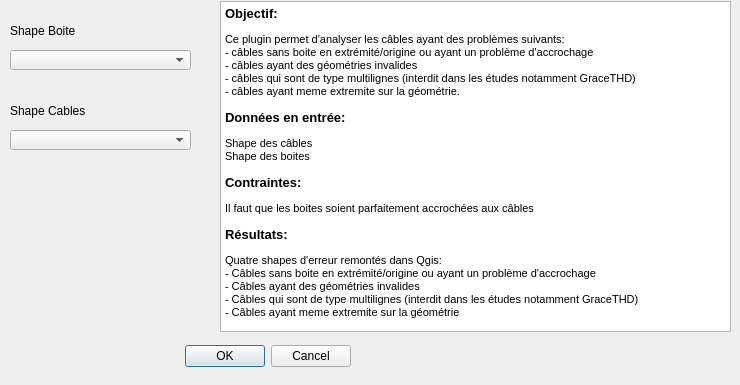
<?xml version="1.0" encoding="UTF-8"?>
<ui version="4.0">
 <class>Control_Avant_DetectionDialogBase</class>
 <widget class="QDialog" name="Control_Avant_DetectionDialogBase">
  <property name="geometry">
   <rect>
    <x>0</x>
    <y>0</y>
    <width>740</width>
    <height>385</height>
   </rect>
  </property>
  <property name="windowTitle">
   <string>Control_Avant_Detection</string>
  </property>
  <widget class="QDialogButtonBox" name="button_box">
   <property name="geometry">
    <rect>
     <x>10</x>
     <y>340</y>
     <width>341</width>
     <height>32</height>
    </rect>
   </property>
   <property name="orientation">
    <enum>Qt::Horizontal</enum>
   </property>
   <property name="standardButtons">
    <set>QDialogButtonBox::Cancel|QDialogButtonBox::Ok</set>
   </property>
  </widget>
  <widget class="QComboBox" name="comboBoite">
   <property name="geometry">
    <rect>
     <x>10</x>
     <y>50</y>
     <width>181</width>
     <height>20</height>
    </rect>
   </property>
  </widget>
  <widget class="QComboBox" name="comboCABLES">
   <property name="geometry">
    <rect>
     <x>10</x>
     <y>130</y>
     <width>181</width>
     <height>20</height>
    </rect>
   </property>
  </widget>
  <widget class="QLabel" name="label">
   <property name="geometry">
    <rect>
     <x>10</x>
     <y>20</y>
     <width>141</width>
     <height>21</height>
    </rect>
   </property>
   <property name="text">
    <string>Shape Boite</string>
   </property>
  </widget>
  <widget class="QLabel" name="label_2">
   <property name="geometry">
    <rect>
     <x>10</x>
     <y>100</y>
     <width>141</width>
     <height>21</height>
    </rect>
   </property>
   <property name="text">
    <string>Shape Cables</string>
   </property>
  </widget>
  <widget class="QTextBrowser" name="textBrowser">
   <property name="geometry">
    <rect>
     <x>220</x>
     <y>1</y>
     <width>511</width>
     <height>331</height>
    </rect>
   </property>
   <property name="html">
    <string>&lt;!DOCTYPE HTML PUBLIC &quot;-//W3C//DTD HTML 4.0//EN&quot; &quot;http://www.w3.org/TR/REC-html40/strict.dtd&quot;&gt;
&lt;html&gt;&lt;head&gt;&lt;meta name=&quot;qrichtext&quot; content=&quot;1&quot; /&gt;&lt;style type=&quot;text/css&quot;&gt;
p, li { white-space: pre-wrap; }
&lt;/style&gt;&lt;/head&gt;&lt;body style=&quot; font-family:'MS Shell Dlg 2'; font-size:8.25pt; font-weight:400; font-style:normal;&quot;&gt;
&lt;p style=&quot; margin-top:0px; margin-bottom:0px; margin-left:0px; margin-right:0px; -qt-block-indent:0; text-indent:0px;&quot;&gt;&lt;span style=&quot; font-size:10pt; font-weight:600;&quot;&gt;Objectif:&lt;/span&gt;&lt;/p&gt;
&lt;p style=&quot; margin-top:12px; margin-bottom:0px; margin-left:0px; margin-right:0px; -qt-block-indent:0; text-indent:0px;&quot;&gt;&lt;span style=&quot; font-family:'MS Shell Dlg 2,sans-serif'; font-size:8pt;&quot;&gt;Ce plugin permet d'analyser les câbles ayant des problèmes suivants:&lt;/span&gt;&lt;/p&gt;
&lt;p style=&quot; margin-top:0px; margin-bottom:0px; margin-left:0px; margin-right:0px; -qt-block-indent:0; text-indent:0px;&quot;&gt;&lt;span style=&quot; font-family:'MS Shell Dlg 2,sans-serif'; font-size:8pt;&quot;&gt;- câbles sans boite en extrémité/origine ou ayant un problème d'accrochage&lt;/span&gt;&lt;/p&gt;
&lt;p style=&quot; margin-top:0px; margin-bottom:0px; margin-left:0px; margin-right:0px; -qt-block-indent:0; text-indent:0px;&quot;&gt;&lt;span style=&quot; font-family:'MS Shell Dlg 2,sans-serif'; font-size:8pt;&quot;&gt;- câbles ayant des géométries invalides&lt;/span&gt;&lt;/p&gt;
&lt;p style=&quot; margin-top:0px; margin-bottom:0px; margin-left:0px; margin-right:0px; -qt-block-indent:0; text-indent:0px;&quot;&gt;&lt;span style=&quot; font-family:'MS Shell Dlg 2,sans-serif'; font-size:8pt;&quot;&gt;- câbles qui sont de type multilignes (interdit dans les études notamment GraceTHD)&lt;/span&gt;&lt;/p&gt;
&lt;p style=&quot; margin-top:0px; margin-bottom:0px; margin-left:0px; margin-right:0px; -qt-block-indent:0; text-indent:0px;&quot;&gt;&lt;span style=&quot; font-family:'MS Shell Dlg 2,sans-serif'; font-size:8pt;&quot;&gt;- câbles ayant meme extremite sur la géométrie.&lt;/span&gt;&lt;/p&gt;
&lt;p style=&quot; margin-top:12px; margin-bottom:0px; margin-left:0px; margin-right:0px; -qt-block-indent:0; text-indent:0px;&quot;&gt;&lt;span style=&quot; font-family:'MS Shell Dlg 2,sans-serif'; font-size:10pt; font-weight:600;&quot;&gt;Données en entrée: &lt;/span&gt;&lt;/p&gt;
&lt;p style=&quot; margin-top:12px; margin-bottom:0px; margin-left:0px; margin-right:0px; -qt-block-indent:0; text-indent:0px;&quot;&gt;&lt;span style=&quot; font-size:8pt;&quot;&gt;Shape des câbles&lt;/span&gt;&lt;/p&gt;
&lt;p style=&quot; margin-top:0px; margin-bottom:0px; margin-left:0px; margin-right:0px; -qt-block-indent:0; text-indent:0px;&quot;&gt;&lt;span style=&quot; font-size:8pt;&quot;&gt;Shape des boites&lt;/span&gt;&lt;/p&gt;
&lt;p style=&quot; margin-top:12px; margin-bottom:0px; margin-left:0px; margin-right:0px; -qt-block-indent:0; text-indent:0px;&quot;&gt;&lt;span style=&quot; font-family:'MS Shell Dlg 2,sans-serif'; font-size:10pt; font-weight:600;&quot;&gt;Contraintes:&lt;/span&gt;&lt;span style=&quot; font-size:10pt;&quot;&gt; &lt;/span&gt;&lt;/p&gt;
&lt;p style=&quot; margin-top:12px; margin-bottom:12px; margin-left:0px; margin-right:0px; -qt-block-indent:0; text-indent:0px;&quot;&gt;&lt;span style=&quot; font-size:8pt;&quot;&gt;Il faut que les boites soient parfaitement accrochées aux câbles&lt;/span&gt;&lt;/p&gt;
&lt;p style=&quot; margin-top:12px; margin-bottom:12px; margin-left:0px; margin-right:0px; -qt-block-indent:0; text-indent:0px;&quot;&gt;&lt;span style=&quot; font-family:'MS Shell Dlg 2,sans-serif'; font-size:10pt; font-weight:600;&quot;&gt;Résultats:&lt;/span&gt;&lt;span style=&quot; font-size:10pt;&quot;&gt; &lt;/span&gt;&lt;/p&gt;
&lt;p style=&quot; margin-top:0px; margin-bottom:0px; margin-left:0px; margin-right:0px; -qt-block-indent:0; text-indent:0px;&quot;&gt;&lt;span style=&quot; font-size:8pt;&quot;&gt;Quatre shapes d'erreur remontés dans Qgis:&lt;/span&gt;&lt;/p&gt;
&lt;p style=&quot; margin-top:0px; margin-bottom:0px; margin-left:0px; margin-right:0px; -qt-block-indent:0; text-indent:0px;&quot;&gt;&lt;span style=&quot; font-size:8pt;&quot;&gt;- Câbles sans boite en extrémité/origine ou ayant un problème d'accrochage&lt;/span&gt;&lt;/p&gt;
&lt;p style=&quot; margin-top:0px; margin-bottom:0px; margin-left:0px; margin-right:0px; -qt-block-indent:0; text-indent:0px;&quot;&gt;&lt;span style=&quot; font-size:8pt;&quot;&gt;- Câbles ayant des géométries invalides&lt;/span&gt;&lt;/p&gt;
&lt;p style=&quot; margin-top:0px; margin-bottom:0px; margin-left:0px; margin-right:0px; -qt-block-indent:0; text-indent:0px;&quot;&gt;&lt;span style=&quot; font-size:8pt;&quot;&gt;- Câbles qui sont de type multilignes (interdit dans les études notamment GraceTHD)&lt;/span&gt;&lt;/p&gt;
&lt;p style=&quot; margin-top:0px; margin-bottom:0px; margin-left:0px; margin-right:0px; -qt-block-indent:0; text-indent:0px;&quot;&gt;&lt;span style=&quot; font-size:8pt;&quot;&gt;- Câbles ayant meme extremite sur la géométrie&lt;/span&gt;&lt;/p&gt;&lt;/body&gt;&lt;/html&gt;</string>
   </property>
  </widget>
 </widget>
 <resources/>
 <connections>
  <connection>
   <sender>button_box</sender>
   <signal>accepted()</signal>
   <receiver>Control_Avant_DetectionDialogBase</receiver>
   <slot>accept()</slot>
   <hints>
    <hint type="sourcelabel">
     <x>20</x>
     <y>20</y>
    </hint>
    <hint type="destinationlabel">
     <x>20</x>
     <y>20</y>
    </hint>
   </hints>
  </connection>
  <connection>
   <sender>button_box</sender>
   <signal>rejected()</signal>
   <receiver>Control_Avant_DetectionDialogBase</receiver>
   <slot>reject()</slot>
   <hints>
    <hint type="sourcelabel">
     <x>20</x>
     <y>20</y>
    </hint>
    <hint type="destinationlabel">
     <x>20</x>
     <y>20</y>
    </hint>
   </hints>
  </connection>
 </connections>
</ui>
